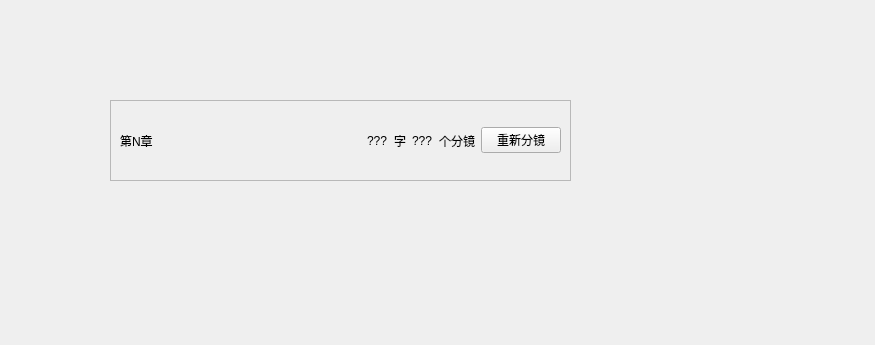
<?xml version="1.0" encoding="UTF-8"?>
<ui version="4.0">
 <class>Form</class>
 <widget class="QWidget" name="Form">
  <property name="geometry">
   <rect>
    <x>0</x>
    <y>0</y>
    <width>875</width>
    <height>345</height>
   </rect>
  </property>
  <property name="windowTitle">
   <string>Form</string>
  </property>
  <widget class="QFrame" name="frame">
   <property name="geometry">
    <rect>
     <x>110</x>
     <y>100</y>
     <width>461</width>
     <height>81</height>
    </rect>
   </property>
   <property name="maximumSize">
    <size>
     <width>16777215</width>
     <height>81</height>
    </size>
   </property>
   <property name="frameShape">
    <enum>QFrame::StyledPanel</enum>
   </property>
   <property name="frameShadow">
    <enum>QFrame::Raised</enum>
   </property>
   <layout class="QHBoxLayout" name="horizontalLayout">
    <item>
     <widget class="QLabel" name="label">
      <property name="text">
       <string>第N章</string>
      </property>
     </widget>
    </item>
    <item>
     <spacer name="horizontalSpacer">
      <property name="orientation">
       <enum>Qt::Horizontal</enum>
      </property>
      <property name="sizeHint" stdset="0">
       <size>
        <width>213</width>
        <height>20</height>
       </size>
      </property>
     </spacer>
    </item>
    <item>
     <widget class="QLabel" name="label_2">
      <property name="text">
       <string>???</string>
      </property>
     </widget>
    </item>
    <item>
     <widget class="QLabel" name="label_3">
      <property name="text">
       <string>字</string>
      </property>
     </widget>
    </item>
    <item>
     <widget class="QLabel" name="label_4">
      <property name="text">
       <string>???</string>
      </property>
     </widget>
    </item>
    <item>
     <widget class="QLabel" name="label_5">
      <property name="text">
       <string>个分镜</string>
      </property>
     </widget>
    </item>
    <item>
     <widget class="QPushButton" name="pushButton">
      <property name="text">
       <string>重新分镜</string>
      </property>
     </widget>
    </item>
   </layout>
  </widget>
 </widget>
 <resources/>
 <connections/>
</ui>
